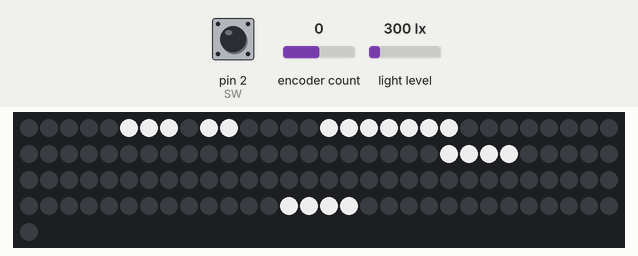
Recording of a sketch running on a simulated Arduino Uno, built with avr-gcc and run on an emulated ATmega328P. On the bench: 121 RGB LEDs in strip order, left to right, continuing on the next row. Inputs (shaded band) come from the test bench; at power-on: encoder count 0, light level 300 lx, pin 2 (SW) HIGH. Dim RGB values are drawn brighter than linear; the local clock reads 2024-03-15 10:24:30 at power-on unless the sketch sets it.

Above: at 4.2 s.
4.3 s: encoder count set to -1
At 5.5 s:
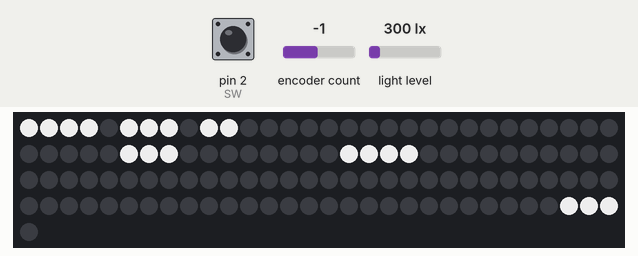
5.8 s: light level set to 40 lx
7.3 s: pin 2 (SW) pulled LOW for 0.15 s
At 8.4 s:
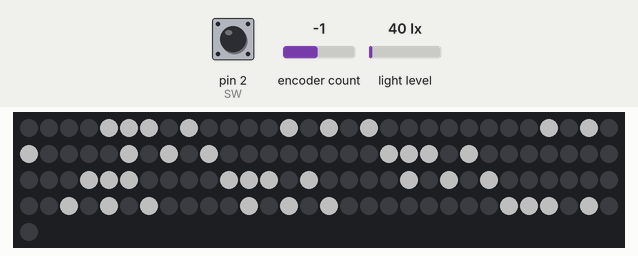
8.9 s: pin 2 (SW) pulled LOW for 1 s
At 10.8 s:
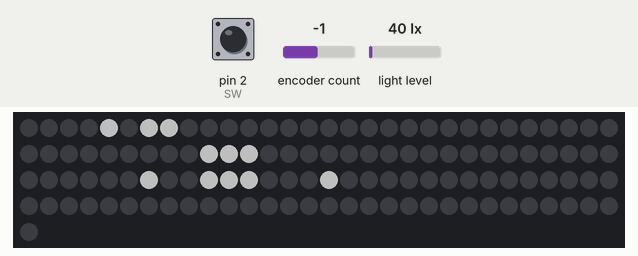
11.4 s: light level set to 500 lx
12.9 s: light level set to 0 lx
Timing chart, 0 to 15.4 s (numbered marks = the images above; inputs shaded):
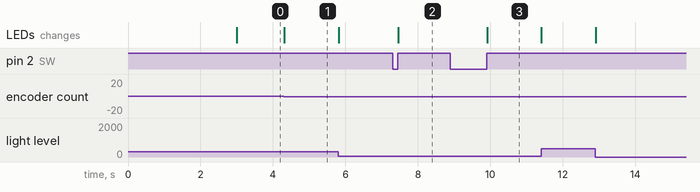

Measured:
- after the input at 4.3 s, the LEDs: change at once (image 1)
- after the input at 7.3 s, the LEDs: change after 0.16 s (image 2)
- after the input at 8.9 s, the LEDs: change after 1.0 s (image 3)

The sketch:

wordclock_v2.ino
```cpp
#include <Wire.h>  // Die Datums- und Zeit-Funktionen der DS3231 RTC werden ueber das I2C aufgerufen, ebenso der Lichtsensor BH1750

// Settings for the LEDs
#include <FastLED.h>
#define DATA_PIN 3
#define LED_TYPE NEOPIXEL  // WS2812B
#define NUM_LEDS 121
#define BRIGHTNESS 100
#define color CRGB::White
CRGB leds[NUM_LEDS];


// Settings for the clock
#include "RTClib.h"
RTC_DS3231 rtc;
bool syncOnFirstStart = true;


// Settings for the light sensor
#include <BH1750.h>
BH1750 lightMeter;


//Necessary definitions for the Rotary Encoder
#include <Encoder.h>
const byte CLK = 10;
const byte DT = 9;
const byte SW = 2;       // Use interrupt for switch
const byte digitLength[] = {12, 5, 11, 10, 9, 11, 12, 7, 13, 12};
int oldPosition = -999;  // Initial position

byte mode = 0; //(0 default, 1 digital, 2 isa+david)
byte push_down=1;
Encoder meinEncoder(DT,CLK);

void setup() {
  Serial.begin(9600);

  // Prepare the light meter
  Wire.begin();// Initialize the I2C bus (BH1750 library doesn't do this automatically)

  lightMeter.begin();

  delay(3000);  // Wait for Terminal

  // Start up LEDs
  FastLED.addLeds<LED_TYPE, DATA_PIN>(leds, NUM_LEDS);
  FastLED.setBrightness(BRIGHTNESS);

  // Needs the time to start this clock. Fails otherwise
  if (!rtc.begin()) {
    while (1);
  }

  // Setting compile time to watch time
  // if (rtc.lostPower() || syncOnFirstStart) {
  //  rtc.adjust(DateTime(F(__DATE__), F(__TIME__)));
  //}


  pinMode(SW, INPUT);   // Hier wird der Interrupt installiert.
  attachInterrupt(digitalPinToInterrupt(SW), Interrupt, CHANGE); // Sobald sich der Status (CHANGE) des Interrupt Pins (SW = D2) ändern, soll der Interrupt Befehl (onInterrupt)ausgeführt werden.
  encoderMovement();
}

void Interrupt() { // Beginn des Interrupts. Wenn der Rotary Knopf betätigt wird, springt das Programm automatisch an diese Stelle. Nachdem...

  push_down = (push_down + 1) % 2;
  if (push_down==1) {
    mode = (mode + 1) % 3;
  }
  delay(300);
}

void manipulateDisplay(byte ledArray[], byte sizeLEDArray) {
  for (int i = 0; i < sizeLEDArray; i++) {
    leds[ledArray[i]] = color;
  }
}

void resetDisplay() {
  for (int dot = 0; dot < NUM_LEDS; dot++) {
    leds[dot] = CRGB::Black;
  }
}

void generateAnalogueDefault() {
  // ES IST UHR M
  byte defaultDisplay[] = { 0, 1, 3, 4, 5, };
  manipulateDisplay(defaultDisplay, 5);
}

void generateAnalogueDefaultFlipped() {
  // ES IST UHR M
  byte defaultDisplay[] = { 10, 9, 7, 6, 5 };
  manipulateDisplay(defaultDisplay, 5);
}

// Use this if the LEDs start with 0 in the top left corner
void generateAnalogueMinutes(int minute) {

  // If FÜNF needs to be shown
  if (((4 < minute) && (minute  < 10)) || ((24 < minute) && (minute < 30)) || ((34 < minute) && (minute  < 40)) || (54 < minute)) {
    byte five[] = { 7, 8, 9, 10 };
    manipulateDisplay(five, 4);
  }

  // If UHR needs to be shown
  if (minute < 5) {
    byte five[] = { 118, 119, 120 };
    manipulateDisplay(five, 4);
  }
  // if ZEHN needs to be shown
  else if (((9 < minute) && (minute  < 15)) || ((49 < minute) && (minute  < 55))) {
    byte ten[] = { 22, 23, 24, 25 };
    manipulateDisplay(ten, 4);
  }

  // if VIERTEL needs to be shown
  else if (((14 < minute) && (minute  < 20)) || ((44 < minute) && (minute  < 50))) {
    byte quarter[] = { 26, 27, 28, 29, 30, 31, 32 };
    manipulateDisplay(quarter, 7);
  }

  // if ZWANZIG needs to be shown
  else if (((19 < minute) && (minute < 25)) || ((39 < minute) && (minute  < 45))) {
    byte ten[] = { 17, 16, 15, 14, 13, 12, 11 };
    manipulateDisplay(ten, 7);
  }

  // if HALB needs to be shown
  else if ((24 < minute) && (minute < 40)) {
    byte half[] = { 49, 50, 51, 52 };
    manipulateDisplay(half, 4);
  }

  // if NACH needs to be shown
  if (((4 < minute) && (minute < 25)) || ((34 < minute) && (minute < 40))) {
    byte half[] = { 44, 45, 46, 47 };
    manipulateDisplay(half, 4);
  }

  // if VOR needs to be shown
  else if (((24 < minute) && (minute < 30)) || (39 < minute)) {
    byte half[] = { 41, 40, 39 };
    manipulateDisplay(half, 3);
  }

}

// Use this if the LEDs start with 0 in the top left corner
void generateAnalogueHours(int input_hour, int minute) {

  byte hour = input_hour;
  if (minute > 24) {
    hour++;
  }

  if (hour % 12 == 0) {
    byte defaultDisplay[] = { 86, 85, 84, 83, 82};
    manipulateDisplay(defaultDisplay, 5);
  } else if (hour % 12 == 1) {
    byte defaultDisplay[] = { 61, 60, 59 };
    manipulateDisplay(defaultDisplay, 3);
    if (minute > 4) {
      byte s_of_ones[] = { 58 };
    manipulateDisplay(s_of_ones, 1);
    }
  } else if (hour % 12 == 2) {
    byte defaultDisplay[] = { 63, 62, 61, 60, };
    manipulateDisplay(defaultDisplay, 4);
  } else if (hour % 12 == 3) {
    byte defaultDisplay[] = { 67, 68, 69, 70 };
    manipulateDisplay(defaultDisplay, 4);
  } else if (hour % 12 == 4) {
    byte defaultDisplay[] = { 72, 73, 74, 75};
    manipulateDisplay(defaultDisplay, 4);
  } else if (hour % 12 == 5) {
    byte defaultDisplay[] = { 113, 114, 115, 116 };
    manipulateDisplay(defaultDisplay, 4);
  } else if (hour % 12 == 6) {
    byte defaultDisplay[] = { 77, 78, 79, 80, 81 };
    manipulateDisplay(defaultDisplay, 5);
  } else if (hour % 12 == 7) {
    byte defaultDisplay[] = { 88, 89, 90, 91, 92, 93 };
    manipulateDisplay(defaultDisplay, 6);
  } else if (hour % 12 == 8) {
    byte defaultDisplay[] = { 95, 96, 97, 98 };
    manipulateDisplay(defaultDisplay, 4);
  } else if (hour % 12 == 9) {
    byte defaultDisplay[] = { 109, 108, 107, 106 };
    manipulateDisplay(defaultDisplay, 4);
  } else if (hour % 12 == 10) {
    byte defaultDisplay[] = { 105, 104, 103, 102 };
    manipulateDisplay(defaultDisplay, 4);
  } else if (hour % 12 == 11) {
    byte defaultDisplay[] = { 111, 112, 113 };
    manipulateDisplay(defaultDisplay, 3);
  }
}

// Use this if the LEDs start with 0 in the top right corner
void generateAnalogueMinutesFlipped(int minute) {

  // If FÜNF needs to be shown
  if (((4 < minute) && (minute  < 10)) || ((24 < minute) && (minute < 30)) || ((34 < minute) && (minute  < 40)) || (54 < minute)) {
    byte five[] = { 3, 2, 1, 0 };
    manipulateDisplay(five, 4);
  }

  // If UHR needs to be shown
  if (minute < 5) {
    byte five[] = { 112, 111, 110 };
    manipulateDisplay(five, 4);
  }
  // if ZEHN needs to be shown
  else if (((9 < minute) && (minute  < 15)) || ((49 < minute) && (minute  < 55))) {
    byte ten[] = { 32, 31, 30, 29 };
    manipulateDisplay(ten, 4);
  }

  // if VIERTEL needs to be shown
  else if (((14 < minute) && (minute  < 20)) || ((44 < minute) && (minute  < 50))) {
    byte quarter[] = { 28, 27, 26, 25, 24, 23, 22 };
    manipulateDisplay(quarter, 7);
  }

  // if ZWANZIG needs to be shown
  else if (((19 < minute) && (minute < 25)) || ((39 < minute) && (minute  < 45))) {
    byte ten[] = { 15, 16, 17, 18, 19, 20, 21 };
    manipulateDisplay(ten, 7);
  }

  // if HALB needs to be shown
  else if ((24 < minute) && (minute < 40)) {
    byte half[] = { 49, 48, 47, 46};
    manipulateDisplay(half, 4);
  }

  // if NACH needs to be shown
  if (((4 < minute) && (minute < 25)) || ((34 < minute) && (minute < 40))) {
    byte half[] = { 54, 53, 52, 51 };
    manipulateDisplay(half, 4);
  }

  // if VOR needs to be shown
  else if (((24 < minute) && (minute < 30)) || (39 < minute)) {
    byte half[] = { 35, 36, 37};
    manipulateDisplay(half, 3);
  }

}

// Use this if the LEDs start with 0 in the top right corner
void generateAnalogueHoursFlipped(int input_hour, int minute) {

  byte hour = input_hour;
  if (minute > 24) {
    hour++;
  }

  if (hour % 12 == 0) {
    byte defaultDisplay[] = { 78, 79, 80, 81, 82};
    manipulateDisplay(defaultDisplay, 5);
  } else if (hour % 12 == 1) {
    byte defaultDisplay[] = { 59, 60, 61 };
    manipulateDisplay(defaultDisplay, 3);
    if (minute > 4) {
      byte s_of_ones[] = { 62 };
    manipulateDisplay(s_of_ones, 1);
    }
  } else if (hour % 12 == 2) {
    byte defaultDisplay[] = { 57, 58, 59, 60, };
    manipulateDisplay(defaultDisplay, 4);
  } else if (hour % 12 == 3) {
    byte defaultDisplay[] = { 75, 74, 73, 72};
    manipulateDisplay(defaultDisplay, 4);
  } else if (hour % 12 == 4) {
    byte defaultDisplay[] = { 70, 69, 68, 67};
    manipulateDisplay(defaultDisplay, 4);
  } else if (hour % 12 == 5) {
    byte defaultDisplay[] = { 117, 116, 115, 114 };
    manipulateDisplay(defaultDisplay, 4);
  } else if (hour % 12 == 6) {
    byte defaultDisplay[] = { 83, 84, 85, 86, 87 };
    manipulateDisplay(defaultDisplay, 5);
  } else if (hour % 12 == 7) {
    byte defaultDisplay[] = { 98, 97, 96, 95, 94, 93 };
    manipulateDisplay(defaultDisplay, 6);
  } else if (hour % 12 == 8) {
    byte defaultDisplay[] = { 91, 90, 89, 88 };
    manipulateDisplay(defaultDisplay, 4);
  } else if (hour % 12 == 9) {
    byte defaultDisplay[] = { 99, 100, 101, 102 };
    manipulateDisplay(defaultDisplay, 4);
  } else if (hour % 12 == 10) {
    byte defaultDisplay[] = { 103, 104, 105, 106 };
    manipulateDisplay(defaultDisplay, 4);
  } else if (hour % 12 == 11) {
    byte defaultDisplay[] = { 119, 118, 117 };
    manipulateDisplay(defaultDisplay, 3);
  }
}

void generateAnalogueFlipped(int hour, int minute) {
  resetDisplay();
  generateAnalogueDefaultFlipped();
  generateAnalogueHoursFlipped(hour, minute);
  generateAnalogueMinutesFlipped(minute);
  FastLED.show();
}

void generateDigitalTopLeft(int hour) {
  const byte topLeft[3][12] = {
    {10, 9, 8, 11, 13, 32, 30, 54, 53, 52, 33, 35}, //0
    {8, 13, 30, 35, 52}, //1
    {10, 9, 8, 13, 30, 31, 32, 33, 54, 53, 52}}; //2

  manipulateDisplay(topLeft[hour/10], digitLength[hour/10]);
}

void generateDigitalTopRight(int hour) {
  const byte topRight[10][13] = {
    {6, 5, 4, 15, 17, 28, 26, 37, 39, 50, 49, 48}, //0
    {4, 17, 26, 39, 48}, //1
    {6, 5, 4, 17, 37, 50, 49, 48, 28, 27, 26}, //2
    {6, 5, 4, 17, 26, 27, 39, 50, 49, 48}, //3
    {6, 4, 15, 17, 28, 27, 26, 39, 48}, //4
    {6, 5, 4, 15, 39, 50, 49, 48, 28, 27, 26}, //5
    {6, 5, 4, 15, 37, 39, 50, 49, 48, 28, 27, 26}, //6
    {6, 5, 4, 17, 28, 39, 48, }, //7
    {6, 5, 4, 50, 49, 48, 28, 27, 26, 15, 17, 37, 39}, //8
    {6, 5, 4, 50, 49, 48, 28, 27, 26, 15, 17, 39} //9
  };
  manipulateDisplay(topRight[hour%10], digitLength[hour%10]);
}

void generateDigitalBottomLeft(int minute) {
  const byte bottomLeft[6][12] = {
    {76, 75, 74, 77, 79, 98, 96, 99, 101, 120, 119, 118}, //0
    {74, 79, 96, 101, 118}, //1
    {76, 75, 74, 120, 119, 118, 98, 97, 96, 79, 99}, //2
    {76, 75, 74, 79, 120, 119, 118, 101, 97, 96 }, //3
    {74, 79, 96, 101, 118, 76, 77, 98, 97}, //4
    {76, 75, 74, 120, 119, 118, 98, 97, 96, 77, 101} //5
    };
  manipulateDisplay(bottomLeft[minute/10], digitLength[minute/10]);
}

void generateDigitalBottomRight(int minute) {
   const byte bottomRight[10][13] = {
    {72, 71, 70, 81, 83, 94, 92, 105, 103, 116, 115, 114}, //0 -> 12
    {70, 83, 92, 105, 114}, //1 -> 5
    {72, 71, 70, 94, 93, 92, 103, 83, 116, 115, 114}, //2 -> 11
    {70, 72, 71, 83, 93, 92, 105, 114, 115, 116}, //3 -> 10
    {72, 81, 70, 94, 93, 92, 83, 105, 114, 105}, //4 -> 9
    {72, 71, 70, 81, 94, 93, 92, 105, 116, 115, 114}, //5 -> 11
    {72, 71, 70, 81, 94, 93, 92, 105, 103, 116, 115, 114}, //6 -> 12
    {72, 71, 70, 83, 92, 105, 114}, //7 -> 7
    {72, 71, 70, 81, 83, 94, 93, 92, 116, 103, 115, 114, 105}, //8 -> 13
    {72, 71, 70, 81, 83, 94, 93, 92, 116, 115, 114, 105} //9 -> 12
  };
  manipulateDisplay(bottomRight[minute%10], digitLength[minute%10]);
}

void generateDigital(int hour, int minute) {
  byte defaultDisplay[] = { 63, 64, 65};
  resetDisplay();
  manipulateDisplay(defaultDisplay, 3);
  generateDigitalTopLeft(hour);
  generateDigitalTopRight(hour);
  generateDigitalBottomLeft(hour);
  generateDigitalBottomRight(hour);
  FastLED.show();

}

void generateIsaDavid(){
  resetDisplay();

  byte isa_und_david[] = { 7, 6, 4, 39, 40, 41, 66, 69, 70, 71, 75};
  manipulateDisplay(isa_und_david, 11);
  FastLED.show();
}

void setBrightness() {
  int light_level = lightMeter.readLightLevel();
  if(light_level < 5) {
    FastLED.setBrightness(5);
  }
  else if (light_level > 100) {
    FastLED.setBrightness(200);
  }
  else {
    FastLED.setBrightness(light_level*2);
  }
}

int encoderMovement() {
  // Check if the setting of the rotary encoder is changed:
  int curPosition = meinEncoder.read();

  if (curPosition > oldPosition +3) {
    oldPosition = curPosition;
    return -1;
  }
  else if (curPosition < oldPosition -3) {
    oldPosition = curPosition;
    return 1;
  }
  else {
    return 0;
  }
}

void loop() {

  int encMove = encoderMovement();
  if(encMove != 0) {
    DateTime now = rtc.now();
    if(encMove == 1) {
      rtc.adjust(now+TimeSpan(60-now.second()));
    }
    else if(encMove == -1) {
      rtc.adjust(now-TimeSpan(60+now.second()));
    }
  }
  DateTime displayTime = rtc.now();


  //Get the current time and set the display accordingly
  setBrightness();
  if(mode==0) {
    generateAnalogueFlipped(displayTime.hour(), displayTime.minute());
  }
  else if(mode==1) {
    generateDigital(displayTime.hour(), displayTime.minute());
  }
  else if(mode==2) {
   generateIsaDavid();
  }

}
```
